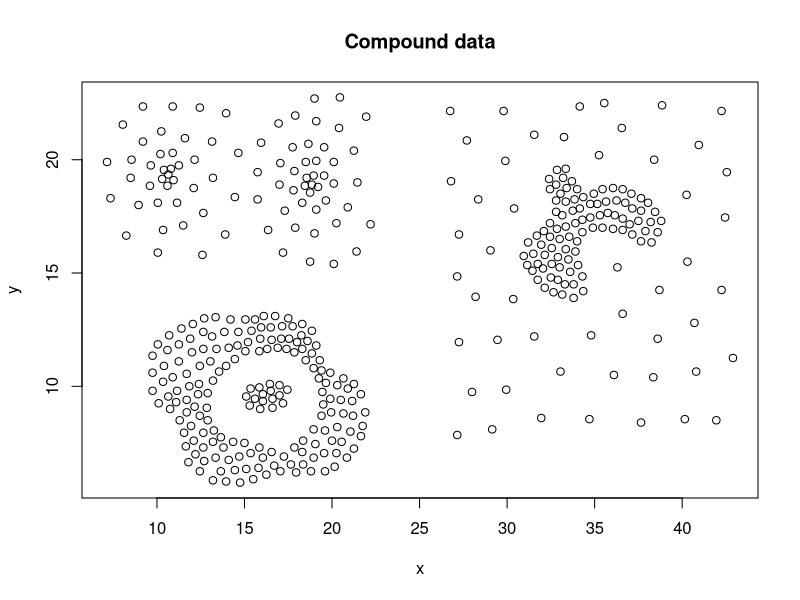

Here is the R script that generated this plot:
## ---- chunk 1
# Imports ---------------------------------------
library(tidyverse)
## ---- chunk 2
# Data load
compound.df <- read.csv("Compound.txt", sep = "\t", header = F)
# Adding lables
names(compound.df) <- c("x", "y", "class")
## ---- chunk 3
plot(compound.df[1:2], main="Compound data")
## ---- chunk 4

## ---- chunk 5

